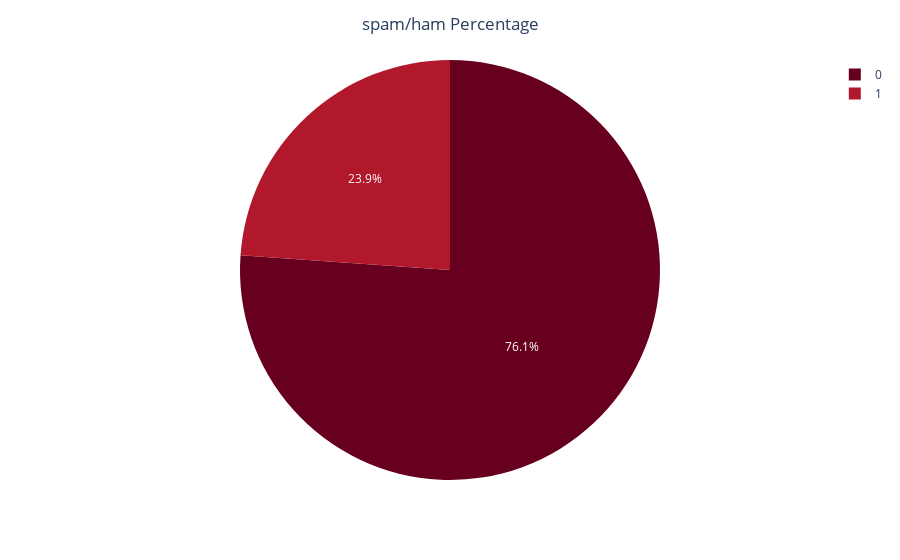

The code cell stored with this chart in its notebook:
### Code cell
spam = pd.DataFrame(df['spam'].value_counts()).reset_index()
spam.columns = ['spam', 'count']


fig = px.pie(spam, values='count', names='spam',  
       color_discrete_sequence=px.colors.sequential.RdBu)
fig.update_layout(title=  f'spam/ham Percentage',  title_x = 0.5)

### Figure 1 — Plotly figure (JSON) as saved in the notebook; plotly's stock layout.template omitted (floating-point values rounded to 4 significant figures)
{"data": [{"domain": {"x": [0, 1], "y": [0, 1]}, "hovertemplate": "spam=%{label}<br>count=%{value}<extra></extra>", "labels": [0, 1], "legendgroup": "", "name": "", "showlegend": true, "type": "pie", "values": [4360, 1368]}], "layout": {"legend": {"tracegroupgap": 0}, "margin": {"t": 60}, "piecolorway": ["rgb(103,0,31)", "rgb(178,24,43)", "rgb(214,96,77)", "rgb(244,165,130)", "rgb(253,219,199)", "rgb(247,247,247)", "rgb(209,229,240)", "rgb(146,197,222)", "rgb(67,147,195)", "rgb(33,102,172)", "rgb(5,48,97)"], "title": {"text": "spam/ham Percentage", "x": 0.5}}}
